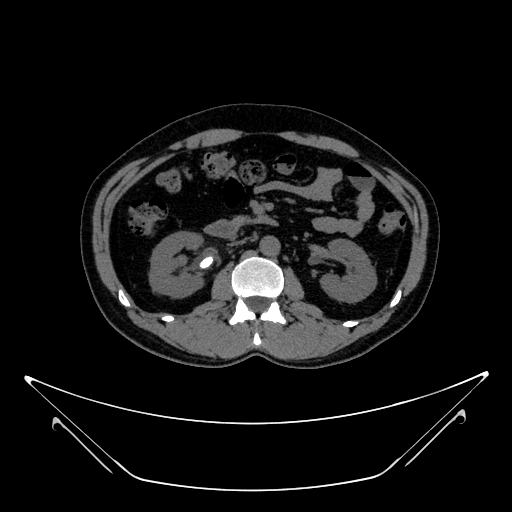
#> input picture test3.jpeg, 512 x 512 px
$ python main_img_pre.py   (older library calls are emulated)
#> lines starting #> are read from the running program, lines starting #| are printed output that depends on the picture; after the words box and inside, x2 and y2 are one past the last pixel; in counts of white or black regions, pixels touching at a corner belong together
#> further down, image is the input picture: shape (512, 512, 3); min 0, max 255, mean 19
import cv2
import numpy as np

def Watershed(img):
    gray_image = cv2.cvtColor(img, cv2.COLOR_BGR2GRAY)
    cv2.imshow('gray_image',gray_image)
    # img = img.astype("uint8")
    ret, thresh = cv2.threshold(gray_image,0,255,cv2.THRESH_BINARY+cv2.THRESH_OTSU)
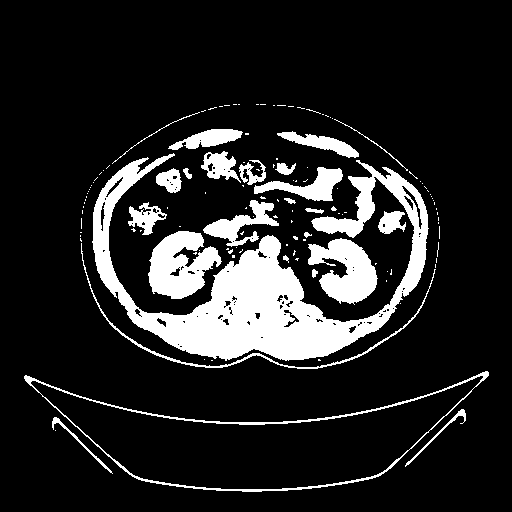
#> thresh: shape (512, 512); 14.3% white; 128 white regions (103 under 20 px), largest, box (x1, y1, x2, y2) and area: (92, 153, 429, 361) 20382, (148, 231, 222, 299) 3130, (308, 238, 378, 305) 2752
#> ret = 59
    cv2.imshow('Thresh',thresh)
    # noise removal
    kernel = np.ones((3,3),np.uint8)
    opening = cv2.morphologyEx(thresh,cv2.MORPH_OPEN,kernel, iterations = 2)
#> opening: shape (512, 512); 11.9% white; 22 white regions, largest, box (x1, y1, x2, y2) and area: (93, 161, 391, 360) 15779, (149, 231, 221, 299) 3050, (308, 239, 377, 303) 2673
    cv2.imshow('opening',opening)
    # sure background area
    sure_bg = cv2.dilate(opening,kernel,iterations=3)
#> sure_bg: shape (512, 512); 17.4% white; 10 white regions, largest, box (x1, y1, x2, y2) and area: (90, 155, 431, 363) 37985, (246, 161, 345, 204) 2497, (279, 129, 361, 160) 1460
    # cv2.imshow('BG',sure_bg)
    # Finding sure foreground area
    dist_transform = cv2.distanceTransform(opening,cv2.DIST_L2,5)
    # cv2.imshow('dist_transform',dist_transform)
    ret, sure_fg = cv2.threshold(dist_transform,0.14*dist_transform.max(),255,0)
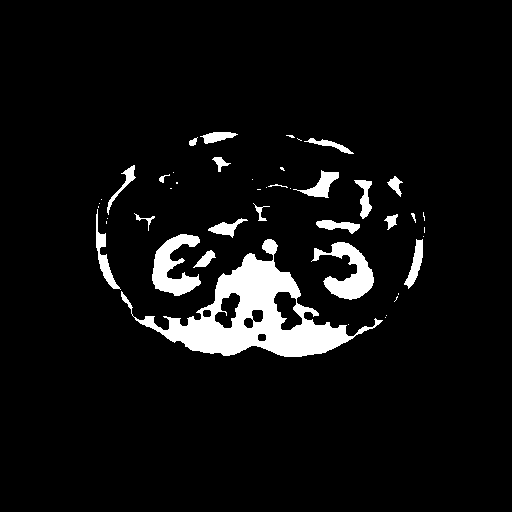
#> sure_fg: shape (512, 512) float32; 6.3% white; 45 white regions (23 under 20 px), largest, box (x1, y1, x2, y2) and area: (121, 239, 383, 357) 9317, (311, 242, 374, 300) 1623, (152, 234, 201, 296) 1576
#> ret = 3.64

    # Finding unknown region
    sure_fg = np.uint8(sure_fg)
    # cv2.imshow('FG',sure_fg)


    unknown = cv2.subtract(sure_bg,sure_fg)
#> unknown: shape (512, 512); 11.1% white; 15 white regions, largest, box (x1, y1, x2, y2) and area: (90, 155, 431, 363) 21294, (246, 161, 345, 204) 1975, (279, 129, 361, 160) 1214
    # cv2.imshow('UK',unknown)
    # Marker labelling
    ret, markers = cv2.connectedComponents(sure_fg)
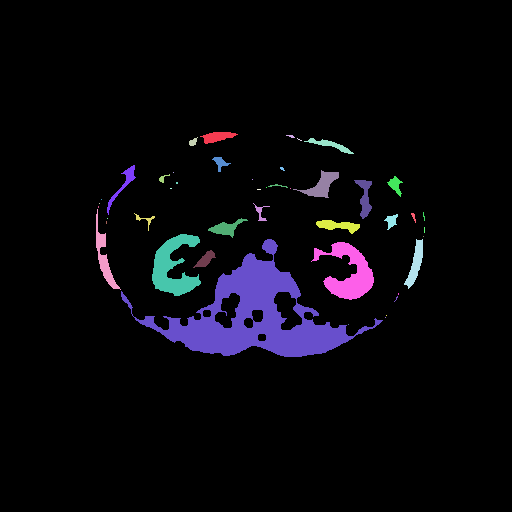
#> markers: shape (512, 512) int32; 46 distinct labels, from 0 to 45; one colour per label, 0 black
#> ret = 46

    # Add one to all labels so that sure background is not 0, but 1
    markers = markers+1
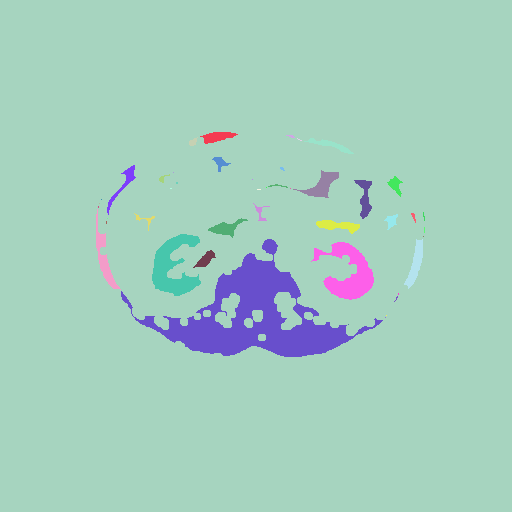
#> markers: shape (512, 512) int32; 46 distinct labels, from 1 to 46; one colour per label, 0 black

    # Now, mark the region of unknown with zero
    markers[unknown==255] = 0
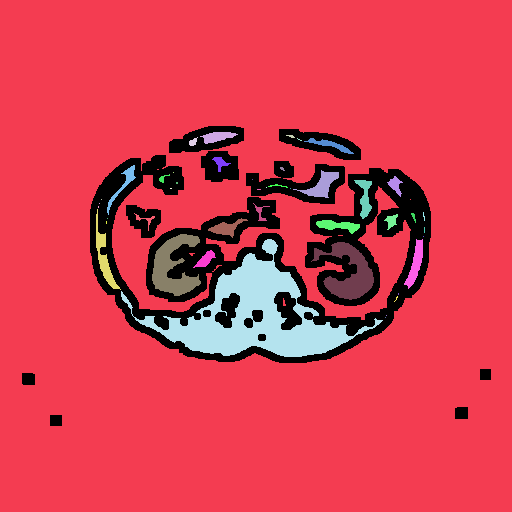
#> markers: shape (512, 512) int32; 47 distinct labels, from 0 to 46; one colour per label, 0 black

    img2 = cv2.imread('test3.jpeg',1)
    img2 = cv2.medianBlur(img2,5)
    gamma_corrected = np.array(255*(img2 / 255) ** 2.5, dtype = 'uint8')
    # markers = cv2.integral(markers)

    # cv2.imshow('Markers',markers)
    print(type(markers))
#| <class 'numpy.ndarray'>
    markers = cv2.watershed(gamma_corrected,markers)
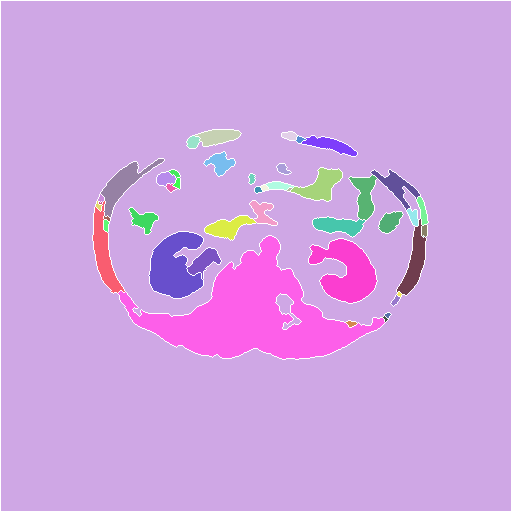
#> markers: shape (512, 512) int32; 47 distinct labels, from -1 to 46; one colour per label, 0 black, -1 white
    cv2.imwrite('marker_img.jpg', markers)
    marker_img = cv2.imread('marker_img.jpg',1)
#> marker_img: shape (512, 512, 3); min 0, max 50, mean 4.3
    cv2.imshow("image", marker_img)
    gamma_corrected[markers == -1] = [0,0,255]
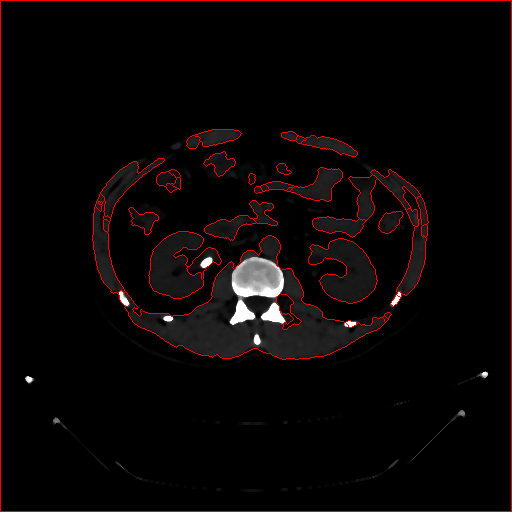
#> gamma_corrected: shape (512, 512, 3); mean B, G, R 5.1, 5.1, 10.6

    return gamma_corrected

 # Salt Paper noise remove :  Median Filter
def filter_median(image) :
    gray_image = cv2.cvtColor(image, cv2.COLOR_BGR2GRAY)
    cv2.imshow('gray_image',gray_image)
    img_median = cv2.medianBlur(gray_image, 5)
    return img_median

# noise remove :  Median Filter
def filter_gaussian(image) :
    gray_image = cv2.cvtColor(image, cv2.COLOR_BGR2GRAY)
    cv2.imshow('gray_image',gray_image)
    blur = cv2.GaussianBlur(gray_image,(3,3),0)

# Apply Laplacian operator in some higher datatype
    img_guassian = cv2.Laplacian(blur,cv2.CV_64F)
    return img_guassian

def Laplacian(img,par):
    lap = cv2.Laplacian(img,cv2.CV_64F)
    sharp = img - par*lap
    sharp = np.uint8(cv2.normalize(sharp, None, 0 , 255, cv2.NORM_MINMAX))
    return sharp

image = cv2.imread('test3.jpeg')

output = Watershed(image)

cv2.imshow('Output',output)

cv2.waitKey(0)
